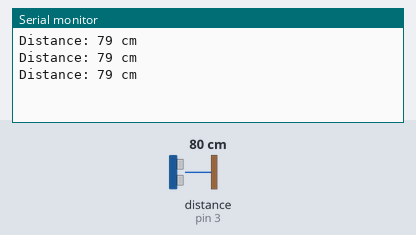
Bench run of a sketch on a simulated Arduino Uno, built with avr-gcc and run on an emulated ATmega328P. Parts: the last lines printed to the serial monitor. Wiring (inferred from the names in the program): ultrasonic range finder: trigger pin 2; echo pin 3. The inputs (shaded band) are chosen by the test bench; at power-on: distance to the obstacle (sensor on pin 3) 80 cm. The echo pulse lasts 58.3 µs per cm.

Above: at 1.3 s.
1.4 s: distance to the obstacle (sensor on pin 3) set to 2 cm
At 1.9 s:
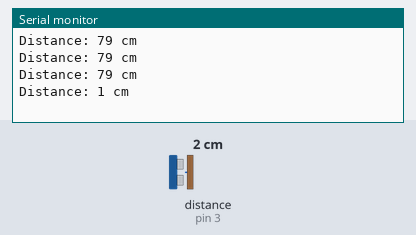
2.9 s: distance to the obstacle (sensor on pin 3) set to 4 cm
At 3.4 s:
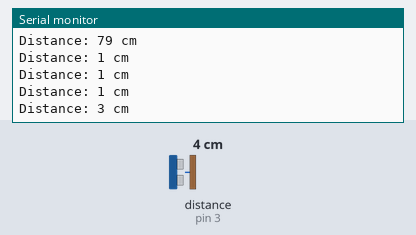
Timing chart, 0 to 5.9 s (numbered marks = the images above; inputs shaded):
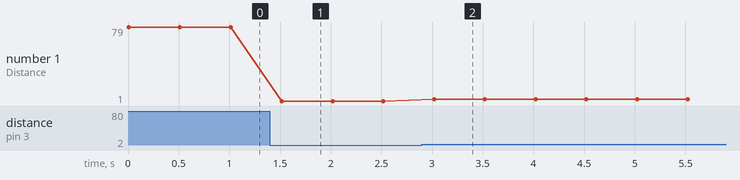

The sketch:

Ultrasonic_Sensor.ino
```cpp
// Ultrasonic Sensor (Distance Measurement)
#define TRIGGER_PIN 2  // Trigger pin of the ultrasonic sensor
#define ECHO_PIN 3     // Echo pin of the ultrasonic sensor

void setup() {
  pinMode(TRIGGER_PIN, OUTPUT);  // Setting trigger pin as output
  pinMode(ECHO_PIN, INPUT);      // Setting echo pin as input
  Serial.begin(9600);
}

void loop() {
  digitalWrite(TRIGGER_PIN, LOW);
  delayMicroseconds(2);
  digitalWrite(TRIGGER_PIN, HIGH);
  delayMicroseconds(10);
  digitalWrite(TRIGGER_PIN, LOW);

  long duration = pulseIn(ECHO_PIN, HIGH);  // Measure the pulse width
  long distance = duration * 0.03427 / 2;   // Calculate distance in cm

  Serial.print("Distance: ");
  Serial.print(distance);
  Serial.println(" cm");
  delay(500);
}
```

Measured:
- after the input at 1.4 s, the serial monitor: prints a new line after 0.12 s (image 1)
- after the input at 2.9 s, the serial monitor: prints a new line after 0.12 s (image 2)
- plotted number 1: 79 → 1 after the input at 1.4 s, 1 → 3 after the input at 2.9 s
